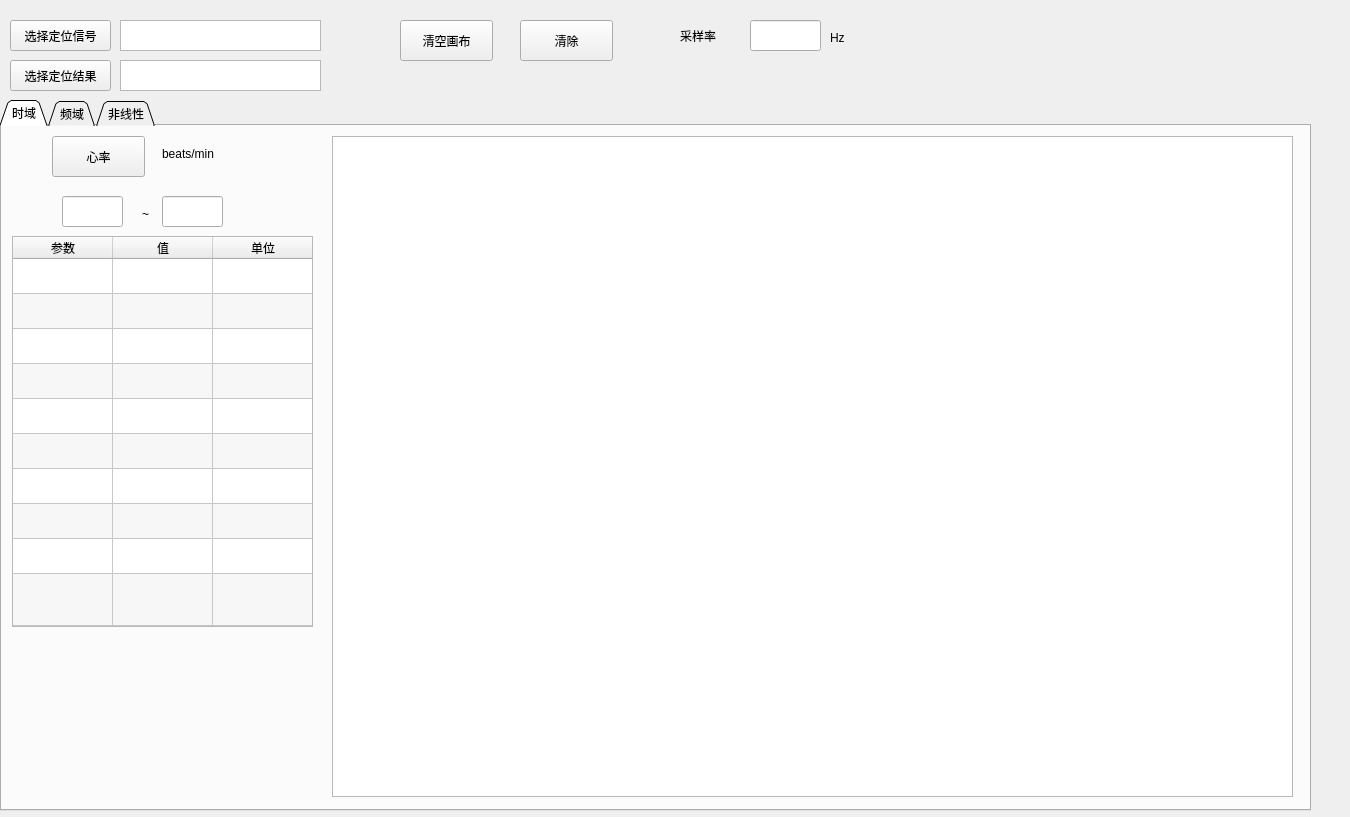
<?xml version="1.0" encoding="UTF-8"?>
<ui version="4.0">
 <class>Form</class>
 <widget class="QWidget" name="Form">
  <property name="geometry">
   <rect>
    <x>0</x>
    <y>0</y>
    <width>1350</width>
    <height>817</height>
   </rect>
  </property>
  <property name="windowTitle">
   <string>心率变异性分析</string>
  </property>
  <widget class="QPushButton" name="pushButton_3">
   <property name="geometry">
    <rect>
     <x>400</x>
     <y>20</y>
     <width>93</width>
     <height>41</height>
    </rect>
   </property>
   <property name="text">
    <string>清空画布</string>
   </property>
  </widget>
  <widget class="QPushButton" name="pushButton_4">
   <property name="geometry">
    <rect>
     <x>520</x>
     <y>20</y>
     <width>93</width>
     <height>41</height>
    </rect>
   </property>
   <property name="text">
    <string>清除</string>
   </property>
  </widget>
  <widget class="QPushButton" name="pushButton_5">
   <property name="geometry">
    <rect>
     <x>10</x>
     <y>20</y>
     <width>101</width>
     <height>31</height>
    </rect>
   </property>
   <property name="text">
    <string>选择定位信号</string>
   </property>
  </widget>
  <widget class="QPushButton" name="pushButton_6">
   <property name="geometry">
    <rect>
     <x>10</x>
     <y>60</y>
     <width>101</width>
     <height>31</height>
    </rect>
   </property>
   <property name="text">
    <string>选择定位结果</string>
   </property>
  </widget>
  <widget class="QTextEdit" name="textEdit">
   <property name="geometry">
    <rect>
     <x>120</x>
     <y>20</y>
     <width>201</width>
     <height>31</height>
    </rect>
   </property>
  </widget>
  <widget class="QTextEdit" name="textEdit_2">
   <property name="geometry">
    <rect>
     <x>120</x>
     <y>60</y>
     <width>201</width>
     <height>31</height>
    </rect>
   </property>
  </widget>
  <widget class="QLabel" name="label_3">
   <property name="geometry">
    <rect>
     <x>680</x>
     <y>20</y>
     <width>61</width>
     <height>31</height>
    </rect>
   </property>
   <property name="text">
    <string>采样率</string>
   </property>
  </widget>
  <widget class="QLineEdit" name="lineEdit_3">
   <property name="geometry">
    <rect>
     <x>750</x>
     <y>20</y>
     <width>71</width>
     <height>31</height>
    </rect>
   </property>
  </widget>
  <widget class="QLabel" name="label_4">
   <property name="geometry">
    <rect>
     <x>830</x>
     <y>30</y>
     <width>72</width>
     <height>15</height>
    </rect>
   </property>
   <property name="text">
    <string>Hz</string>
   </property>
  </widget>
  <widget class="QTabWidget" name="tabWidget">
   <property name="geometry">
    <rect>
     <x>0</x>
     <y>100</y>
     <width>1311</width>
     <height>711</height>
    </rect>
   </property>
   <property name="cursor">
    <cursorShape>ArrowCursor</cursorShape>
   </property>
   <property name="mouseTracking">
    <bool>false</bool>
   </property>
   <property name="tabletTracking">
    <bool>false</bool>
   </property>
   <property name="focusPolicy">
    <enum>Qt::TabFocus</enum>
   </property>
   <property name="contextMenuPolicy">
    <enum>Qt::CustomContextMenu</enum>
   </property>
   <property name="acceptDrops">
    <bool>false</bool>
   </property>
   <property name="toolTip">
    <string/>
   </property>
   <property name="whatsThis">
    <string>&lt;html&gt;&lt;head/&gt;&lt;body&gt;&lt;p&gt;&lt;br/&gt;&lt;/p&gt;&lt;/body&gt;&lt;/html&gt;</string>
   </property>
   <property name="autoFillBackground">
    <bool>false</bool>
   </property>
   <property name="tabPosition">
    <enum>QTabWidget::North</enum>
   </property>
   <property name="tabShape">
    <enum>QTabWidget::Triangular</enum>
   </property>
   <property name="currentIndex">
    <number>0</number>
   </property>
   <property name="elideMode">
    <enum>Qt::ElideMiddle</enum>
   </property>
   <property name="usesScrollButtons">
    <bool>false</bool>
   </property>
   <property name="tabsClosable">
    <bool>false</bool>
   </property>
   <property name="movable">
    <bool>false</bool>
   </property>
   <property name="tabBarAutoHide">
    <bool>true</bool>
   </property>
   <widget class="QWidget" name="tab">
    <attribute name="title">
     <string>时域</string>
    </attribute>
    <widget class="QLineEdit" name="lineEdit">
     <property name="geometry">
      <rect>
       <x>60</x>
       <y>70</y>
       <width>61</width>
       <height>31</height>
      </rect>
     </property>
    </widget>
    <widget class="QLabel" name="label">
     <property name="geometry">
      <rect>
       <x>160</x>
       <y>20</y>
       <width>72</width>
       <height>15</height>
      </rect>
     </property>
     <property name="text">
      <string>beats/min</string>
     </property>
    </widget>
    <widget class="QLineEdit" name="lineEdit_2">
     <property name="geometry">
      <rect>
       <x>160</x>
       <y>70</y>
       <width>61</width>
       <height>31</height>
      </rect>
     </property>
    </widget>
    <widget class="QLabel" name="label_2">
     <property name="geometry">
      <rect>
       <x>140</x>
       <y>80</y>
       <width>21</width>
       <height>16</height>
      </rect>
     </property>
     <property name="text">
      <string>~</string>
     </property>
    </widget>
    <widget class="QPushButton" name="pushButton">
     <property name="geometry">
      <rect>
       <x>50</x>
       <y>10</y>
       <width>93</width>
       <height>41</height>
      </rect>
     </property>
     <property name="text">
      <string>心率</string>
     </property>
    </widget>
    <widget class="QTableWidget" name="tableWidget">
     <property name="enabled">
      <bool>true</bool>
     </property>
     <property name="geometry">
      <rect>
       <x>10</x>
       <y>110</y>
       <width>301</width>
       <height>391</height>
      </rect>
     </property>
     <property name="focusPolicy">
      <enum>Qt::StrongFocus</enum>
     </property>
     <property name="contextMenuPolicy">
      <enum>Qt::DefaultContextMenu</enum>
     </property>
     <property name="acceptDrops">
      <bool>false</bool>
     </property>
     <property name="inputMethodHints">
      <set>Qt::ImhNone</set>
     </property>
     <property name="frameShape">
      <enum>QFrame::StyledPanel</enum>
     </property>
     <property name="frameShadow">
      <enum>QFrame::Sunken</enum>
     </property>
     <property name="verticalScrollBarPolicy">
      <enum>Qt::ScrollBarAlwaysOff</enum>
     </property>
     <property name="horizontalScrollBarPolicy">
      <enum>Qt::ScrollBarAlwaysOff</enum>
     </property>
     <property name="sizeAdjustPolicy">
      <enum>QAbstractScrollArea::AdjustToContentsOnFirstShow</enum>
     </property>
     <property name="autoScroll">
      <bool>false</bool>
     </property>
     <property name="autoScrollMargin">
      <number>10</number>
     </property>
     <property name="editTriggers">
      <set>QAbstractItemView::NoEditTriggers</set>
     </property>
     <property name="tabKeyNavigation">
      <bool>false</bool>
     </property>
     <property name="showDropIndicator" stdset="0">
      <bool>false</bool>
     </property>
     <property name="dragEnabled">
      <bool>false</bool>
     </property>
     <property name="dragDropOverwriteMode">
      <bool>false</bool>
     </property>
     <property name="dragDropMode">
      <enum>QAbstractItemView::NoDragDrop</enum>
     </property>
     <property name="alternatingRowColors">
      <bool>true</bool>
     </property>
     <property name="selectionMode">
      <enum>QAbstractItemView::ExtendedSelection</enum>
     </property>
     <property name="selectionBehavior">
      <enum>QAbstractItemView::SelectItems</enum>
     </property>
     <property name="textElideMode">
      <enum>Qt::ElideMiddle</enum>
     </property>
     <property name="verticalScrollMode">
      <enum>QAbstractItemView::ScrollPerItem</enum>
     </property>
     <property name="horizontalScrollMode">
      <enum>QAbstractItemView::ScrollPerItem</enum>
     </property>
     <property name="showGrid">
      <bool>true</bool>
     </property>
     <property name="gridStyle">
      <enum>Qt::CustomDashLine</enum>
     </property>
     <property name="sortingEnabled">
      <bool>false</bool>
     </property>
     <property name="wordWrap">
      <bool>true</bool>
     </property>
     <property name="cornerButtonEnabled">
      <bool>false</bool>
     </property>
     <property name="rowCount">
      <number>10</number>
     </property>
     <property name="columnCount">
      <number>3</number>
     </property>
     <attribute name="horizontalHeaderVisible">
      <bool>true</bool>
     </attribute>
     <attribute name="horizontalHeaderCascadingSectionResizes">
      <bool>false</bool>
     </attribute>
     <attribute name="horizontalHeaderMinimumSectionSize">
      <number>50</number>
     </attribute>
     <attribute name="horizontalHeaderDefaultSectionSize">
      <number>100</number>
     </attribute>
     <attribute name="horizontalHeaderHighlightSections">
      <bool>true</bool>
     </attribute>
     <attribute name="horizontalHeaderShowSortIndicator" stdset="0">
      <bool>false</bool>
     </attribute>
     <attribute name="horizontalHeaderStretchLastSection">
      <bool>false</bool>
     </attribute>
     <attribute name="verticalHeaderVisible">
      <bool>false</bool>
     </attribute>
     <attribute name="verticalHeaderCascadingSectionResizes">
      <bool>true</bool>
     </attribute>
     <attribute name="verticalHeaderMinimumSectionSize">
      <number>30</number>
     </attribute>
     <attribute name="verticalHeaderDefaultSectionSize">
      <number>35</number>
     </attribute>
     <attribute name="verticalHeaderHighlightSections">
      <bool>true</bool>
     </attribute>
     <attribute name="verticalHeaderShowSortIndicator" stdset="0">
      <bool>true</bool>
     </attribute>
     <attribute name="verticalHeaderStretchLastSection">
      <bool>true</bool>
     </attribute>
     <row/>
     <row/>
     <row/>
     <row/>
     <row/>
     <row/>
     <row/>
     <row/>
     <row/>
     <row/>
     <column>
      <property name="text">
       <string>参数</string>
      </property>
     </column>
     <column>
      <property name="text">
       <string>值</string>
      </property>
     </column>
     <column>
      <property name="text">
       <string>单位</string>
      </property>
     </column>
     <item row="0" column="0">
      <property name="text">
       <string/>
      </property>
     </item>
     <item row="0" column="2">
      <property name="text">
       <string/>
      </property>
     </item>
    </widget>
    <widget class="GraphicsLayoutWidget" name="graphicsView">
     <property name="geometry">
      <rect>
       <x>330</x>
       <y>10</y>
       <width>961</width>
       <height>661</height>
      </rect>
     </property>
    </widget>
   </widget>
   <widget class="QWidget" name="tab_2">
    <attribute name="title">
     <string>频域</string>
    </attribute>
   </widget>
   <widget class="QWidget" name="tab_3">
    <attribute name="title">
     <string>非线性</string>
    </attribute>
    <widget class="QPushButton" name="pushButton_2">
     <property name="geometry">
      <rect>
       <x>160</x>
       <y>40</y>
       <width>101</width>
       <height>41</height>
      </rect>
     </property>
     <property name="text">
      <string>庞加莱散点图</string>
     </property>
    </widget>
    <widget class="GraphicsLayoutWidget" name="graphicsView_2">
     <property name="geometry">
      <rect>
       <x>310</x>
       <y>10</y>
       <width>991</width>
       <height>661</height>
      </rect>
     </property>
    </widget>
    <widget class="QTableWidget" name="tableWidget_2">
     <property name="geometry">
      <rect>
       <x>0</x>
       <y>110</y>
       <width>301</width>
       <height>251</height>
      </rect>
     </property>
     <property name="verticalScrollBarPolicy">
      <enum>Qt::ScrollBarAlwaysOff</enum>
     </property>
     <property name="horizontalScrollBarPolicy">
      <enum>Qt::ScrollBarAlwaysOff</enum>
     </property>
     <property name="sizeAdjustPolicy">
      <enum>QAbstractScrollArea::AdjustToContents</enum>
     </property>
     <property name="autoScroll">
      <bool>false</bool>
     </property>
     <property name="editTriggers">
      <set>QAbstractItemView::NoEditTriggers</set>
     </property>
     <property name="alternatingRowColors">
      <bool>true</bool>
     </property>
     <property name="gridStyle">
      <enum>Qt::CustomDashLine</enum>
     </property>
     <property name="cornerButtonEnabled">
      <bool>false</bool>
     </property>
     <property name="rowCount">
      <number>6</number>
     </property>
     <property name="columnCount">
      <number>3</number>
     </property>
     <attribute name="horizontalHeaderMinimumSectionSize">
      <number>50</number>
     </attribute>
     <attribute name="horizontalHeaderDefaultSectionSize">
      <number>100</number>
     </attribute>
     <attribute name="horizontalHeaderHighlightSections">
      <bool>false</bool>
     </attribute>
     <attribute name="verticalHeaderVisible">
      <bool>false</bool>
     </attribute>
     <attribute name="verticalHeaderMinimumSectionSize">
      <number>30</number>
     </attribute>
     <attribute name="verticalHeaderDefaultSectionSize">
      <number>35</number>
     </attribute>
     <row/>
     <row/>
     <row/>
     <row/>
     <row/>
     <row/>
     <column>
      <property name="text">
       <string>参数</string>
      </property>
     </column>
     <column>
      <property name="text">
       <string>值</string>
      </property>
     </column>
     <column>
      <property name="text">
       <string>单位</string>
      </property>
     </column>
    </widget>
   </widget>
  </widget>
  <zorder>tabWidget</zorder>
  <zorder>pushButton_3</zorder>
  <zorder>pushButton_4</zorder>
  <zorder>pushButton_5</zorder>
  <zorder>pushButton_6</zorder>
  <zorder>textEdit</zorder>
  <zorder>textEdit_2</zorder>
  <zorder>label_3</zorder>
  <zorder>lineEdit_3</zorder>
  <zorder>label_4</zorder>
 </widget>
 <customwidgets>
  <customwidget>
   <class>GraphicsLayoutWidget</class>
   <extends>QGraphicsView</extends>
   <header>pyqtgraph</header>
  </customwidget>
 </customwidgets>
 <resources/>
 <connections/>
</ui>
